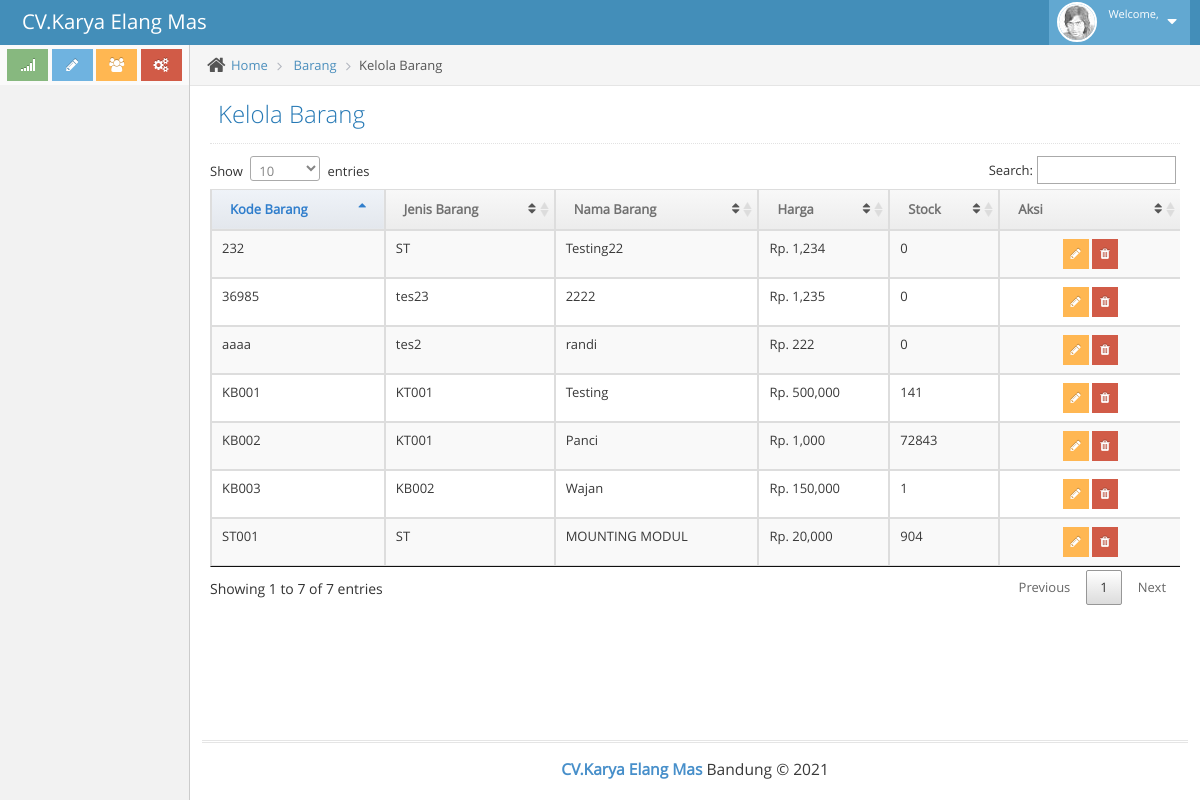
Page /index.php/barang/kelola_barang on the committed database.
### tables this page shows
CREATE TABLE `barang` (
  `barang_id` int(11) NOT NULL,
  `kode_barang` varchar(200) NOT NULL,
  `jenis_barang` varchar(200) NOT NULL,
  `nama` varchar(200) NOT NULL,
  `harga` decimal(50,2) NOT NULL,
  `stock` varchar(200) NOT NULL,
  `created_by` varchar(200) NOT NULL,
  `created_date` date NOT NULL,
  `modified_by` varchar(200) NOT NULL,
  `modified_date` date NOT NULL
);

### application/controllers/Barang.php (called while the page is built, shortened)
<?php
class Barang extends CI_Controller
{
    function __construct()
    {
        $this->load->model('barang_m');
    }
    public function kelola_barang()
    {
        $data['data'] = $this->barang_m->get_alldata('barang');
        $this->load->view('barang/kelola_barang', $data);
    }
}

### index.php (called while the page is built, shortened)
<?php
require_once BASEPATH.'core/CodeIgniter.php';

### application/models/barang_m.php (called while the page is built, shortened)
<?php
class barang_m extends CI_Model
{
    public function get_alldata($table)
    {
        $this->db->select('*');
        $this->db->from($table);
        $result = $this->db->get()->result();
        return $result;
    }
}

### application/views/barang/kelola_barang.php (the view, shortened to what this page needs)
<div class="main-content">
    <div class="main-content-inner">
        <div class="breadcrumbs ace-save-state" id="breadcrumbs">
            <ul class="breadcrumb">
                <li>
                    <i class="ace-icon fa fa-home home-icon"></i>
                    <a href="#">Home</a>
                </li>
                <li>
                    <a href="#">Barang</a>
                </li>
                <li class="active">Kelola Barang</li>
            </ul>
        </div>
        <div class="page-content">
            <div class="page-header">
                <h1>
                    Kelola Barang
                </h1>
            </div>
            <div class="page-body">
                <div class="box">
                    <div class="box-body table-responsive">
                        <table class="table table-bordered table-striped table-hover" id="table">
                            <thead>
                                <tr>
                                    <th>Kode Barang</th>
                                    <th>Jenis Barang</th>
                                    <th>Nama Barang</th>
                                    <th>Harga</th>
                                    <th>Stock</th>
                                    <th>Aksi</th>
                                </tr>
                            </thead>
                            <tbody>
                                <?php
                                foreach ($data as $data_brg) {
                                ?>
                                    <tr>
                                        <td><?php echo $data_brg->kode_barang ?></td>
                                        <td><?php echo $data_brg->jenis_barang ?></td>
                                        <td><?php echo $data_brg->nama ?></td>
                                        <td>Rp. <?php echo number_format($data_brg->harga) ?></td>
                                        <td><?php echo $data_brg->stock ?></td>
                                        <td class="text-center" width="160px">
                                            <button class="btn btn-warning btn-xs" id="btnedit" data-id="<?php echo $data_brg->kode_barang ?>" title="Atur">
                                                <i class="fa fa-pencil"></i>
                                            </button>
                                            <button class="btn btn-danger btn-xs" id="btndel" data-id="<?php echo $data_brg->kode_barang ?>" title="Hapus">
                                                <i class="fa fa-trash"></i>
                                            </button>
                                        </td>
                                    </tr>
                                <?php
                                }
                                ?>
                            </tbody>
                        </table>
                    </div>
                </div>
            </div>
        </div>
    </div>
</div>

### rows in the picture
barang: kode_barang "KB001", jenis_barang "KT001", nama "Testing", harga "500,000", stock "141"
barang: kode_barang "KB002", jenis_barang "KT001", nama "Panci", harga "1,000", stock "72843"
barang: kode_barang "KB003", jenis_barang "KB002", nama "Wajan", harga "150,000", stock "1"
barang: kode_barang "ST001", jenis_barang "ST", nama "MOUNTING MODUL", harga "20,000", stock "904"
barang: kode_barang "232", jenis_barang "ST", nama "Testing22", harga "1,234", stock "0"
barang: kode_barang "36985", jenis_barang "tes23", nama "2222", harga "1,235", stock "0"
barang: kode_barang "aaaa", jenis_barang "tes2", nama "randi", harga "222", stock "0"
